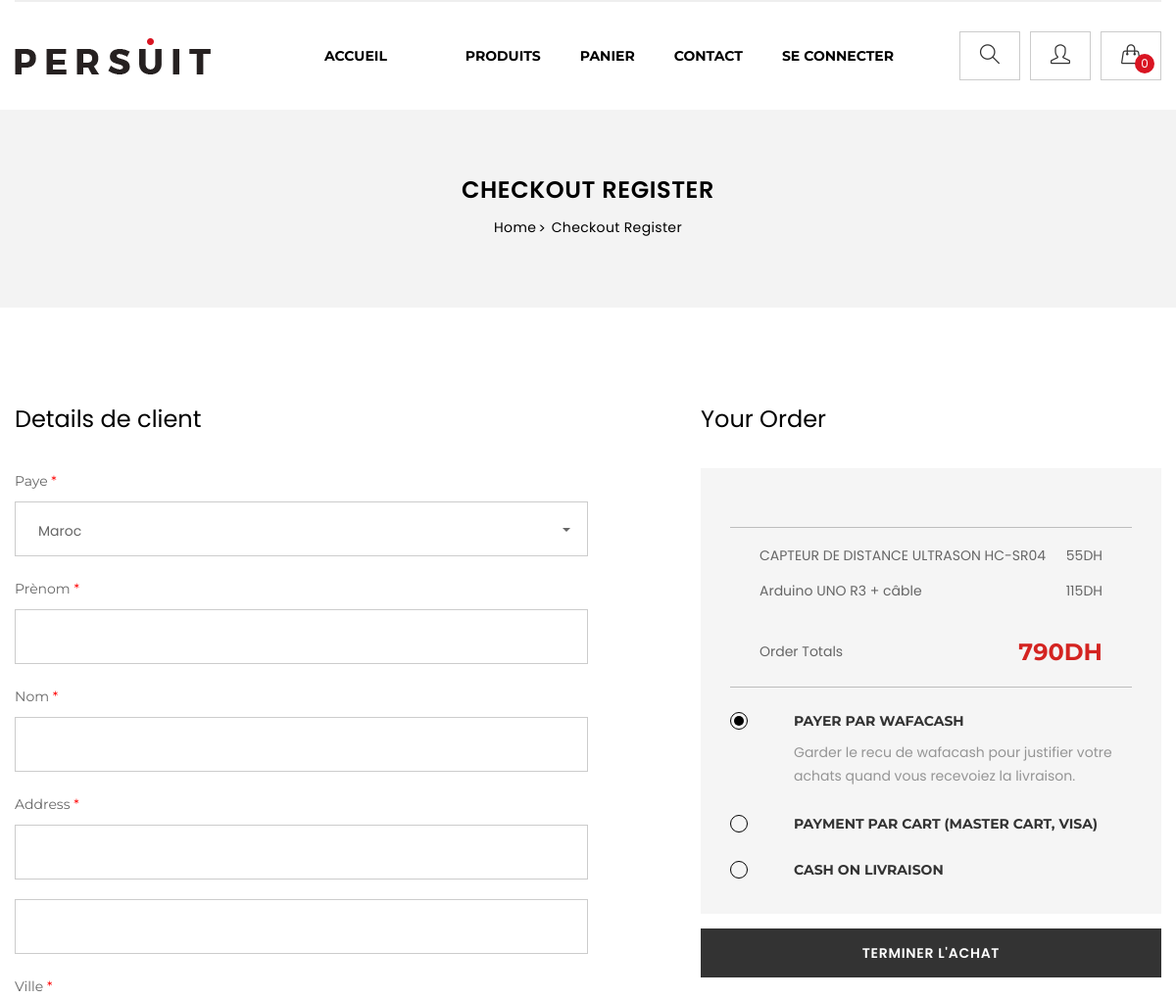
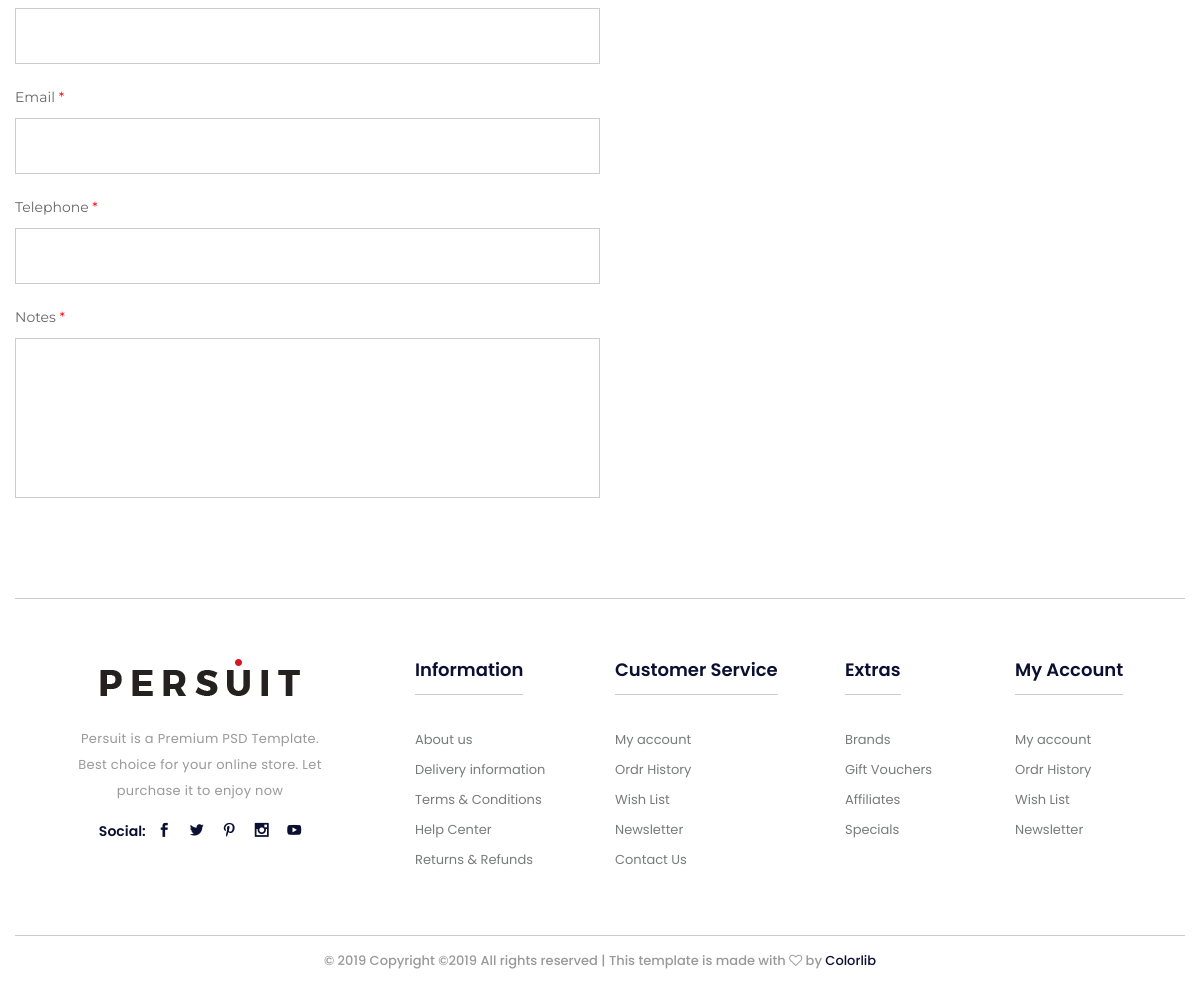
Screenshot of /front-end/register.php (signed in) with the database file from the repository (2 pictures, top to bottom).
### tables this page shows
CREATE TABLE `wishlist` (
  `id_wish_list` int(11) NOT NULL,
  `id_client` int(11) DEFAULT NULL,
  `id_product` int(11) DEFAULT NULL,
  `quantity` int(11) NOT NULL DEFAULT '1'
);

CREATE TABLE `product` (
  `id_product` int(11) NOT NULL,
  `brand` varchar(50) DEFAULT NULL,
  `caracteristique` varchar(200) DEFAULT NULL,
  `created_at` datetime DEFAULT NULL,
  `description` varchar(200) DEFAULT NULL,
  `image` varchar(100) DEFAULT NULL,
  `is_active` tinyint(1) DEFAULT NULL,
  `meta_description` varchar(500) DEFAULT NULL,
  `meta_keywords` varchar(200) DEFAULT NULL,
  `name_product` varchar(50) DEFAULT NULL,
  `old_price` decimal(65,0) DEFAULT NULL,
  `price` decimal(65,0) DEFAULT NULL,
  `quantity` int(20) DEFAULT NULL,
  `sku` varchar(50) DEFAULT NULL,
  `slug` varchar(50) DEFAULT NULL,
  `updated_at` datetime DEFAULT NULL,
  `id_category` int(11) DEFAULT NULL,
  `id_sous_category` int(11) DEFAULT NULL
);

### front-end/register.php (the view, shortened to what this page needs)
<!DOCTYPE html>
<html lang="en">
    <head>
        <link href="css/font-awesome.min.css" rel="stylesheet">
        <link href="vendors/line-icon/css/simple-line-icons.css" rel="stylesheet">
        <link href="vendors/elegant-icon/style.css" rel="stylesheet">
        <link href="css/bootstrap.min.css" rel="stylesheet">
        <link href="vendors/revolution/css/settings.css" rel="stylesheet">
        <link href="vendors/revolution/css/layers.css" rel="stylesheet">
        <link href="vendors/revolution/css/navigation.css" rel="stylesheet">
        <link href="vendors/owl-carousel/owl.carousel.min.css" rel="stylesheet">
        <link href="vendors/bootstrap-selector/css/bootstrap-select.min.css" rel="stylesheet">
        <link href="vendors/jquery-ui/jquery-ui.css" rel="stylesheet">
        <link href="css/style.css" rel="stylesheet">
        <link href="css/responsive.css" rel="stylesheet">
    </head>
    <body>
    <?php
    include 'header.php';
    ?>
        <section class="solid_banner_area">
            <div class="container">
                <div class="solid_banner_inner">
                    <h3>checkout register</h3>
                    <ul>
                        <li><a href="#">Home</a></li>
                        <li><a href="checkout.php">Checkout Register</a></li>
                    </ul>
                </div>
            </div>
        </section>
        <section class="register_area p_100">
            <div class="container">
                <div class="register_inner">
                    <div class="row">
                        <div class="col-lg-7">
                            <div class="billing_details">
                                <h2 class="reg_title">Details de client</h2>
                                <form class="billing_inner row">
                                    <div class="col-lg-12">
                                        <div class="form-group">
                                            <label for="cun">Paye <span>*</span></label>
                                            <select class="selectpicker" id="cun">
                                                <option>Maroc</option>
                                            </select>
                                        </div>
                                    </div>
                                    <div class="col-lg-12">
                                        <div class="form-group">
                                            <label for="name">Prènom <span>*</span></label>
                                            <input type="text" class="form-control" id="name" aria-describedby="name" placeholder="">
                                        </div>
                                    </div>
                                    <div class="col-lg-12">
                                        <div class="form-group">
                                            <label for="last">Nom <span>*</span></label>
                                            <input type="text" class="form-control" id="last" aria-describedby="last">
                                        </div>
                                    </div>
                                    <div class="col-lg-12">
                                        <div class="form-group">
                                            <label for="address">Address <span>*</span></label>
                                            <input type="text" class="form-control" id="address" aria-describedby="address">
                                            <input type="text" class="form-control" id="address2" aria-describedby="address">
                                        </div>
                                    </div>
                                    <div class="col-lg-12">
                                        <div class="form-group">
                                            <label for="ctown">Ville <span>*</span></label>
                                            <input type="text" class="form-control" id="city" aria-describedby="city">
                                        </div>
                                    </div>
                                    <div class="col-lg-12">
                                        <div class="form-group">
                                            <label for="email">Email <span>*</span></label>
                                            <input type="email" class="form-control" id="email" aria-describedby="email">
                                        </div>
                                    </div>
                                    <div class="col-lg-12">
                                        <div class="form-group">
                                            <label for="phone">Telephone <span>*</span></label>
                                            <input type="text" class="form-control" id="phone" aria-describedby="phone">
                                        </div>
                                    </div>
                                    <div class="col-lg-12">
                                        <div class="form-group">
                                            <label for="order">Notes <span>*</span></label>
                                            <textarea class="form-control" id="order" rows="3"></textarea>
                                        </div>
                                    </div>
                                </form>
                            </div>
                        </div>
                        <div class="col-lg-5">
                            <div class="order_box_price">
                                <h2 class="reg_title">Your Order</h2>
                                <div class="payment_list">
                                    <div class="price_single_cost">
                                        <?php
                                    require_once('connection.php');
                                            $sql = "SELECT *, wishlist.quantity*price as tt, wishlist.quantity as qq, sum(wishlist.quantity*price) as sum_tt, wishlist.id_product as id_prod  FROM wishlist join product on (wishlist.id_product = product.id_product) where id_client={$_SESSION['idUser']} group by wishlist.id_product";
                                              $result = mysqli_query($conn, $sql);
                                              while ($row = $result->fetch_assoc()):
                                            ?>
                                        <h5><?php echo $row["name_product"];?> <span><?php echo $row["price"];?>DH</span></h5>
                            <?php endwhile;?>
                                        <?php
                                $sqlt = "SELECT sum(wishlist.quantity*price) as sum_tt FROM wishlist join product on (wishlist.id_product = product.id_product) where id_client={$_SESSION['idUser']};";
                                $resultt = mysqli_query($conn, $sqlt);
                                $rowt = $resultt->fetch_assoc();
                                $sum_tt = $rowt["sum_tt"];?>
                                        <h3><span class="normal_text">Order Totals</span> <span><?php echo $sum_tt;?>DH</span></h3>
                                    </div>
                                    <div id="accordion" role="tablist" class="price_method">
                                        <div class="card">
                                            <div class="card-header" role="tab" id="headingOne">
                                                <h5 class="mb-0">
                                                    <a data-toggle="collapse" href="#collapseOne" role="button" aria-expanded="true" aria-controls="collapseOne">
                                                    Payer par WAFACASH
                                                    </a>
                                                </h5>
                                            </div>
                                            <div id="collapseOne" class="collapse show" role="tabpanel" aria-labelledby="headingOne" data-parent="#accordion">
                                                <div class="card-body">
                                                    Garder le recu de wafacash pour justifier votre achats quand vous recevoiez la livraison.
                                                </div>
                                            </div>
                                        </div>
                                        <div class="card">
                                            <div class="card-header" role="tab" id="headingTwo">
                                                <h5 class="mb-0">
                                                    <a class="collapsed" data-toggle="collapse" href="#collapseTwo" role="button" aria-expanded="false" aria-controls="collapseTwo">
                                                    Payment par cart (master cart, visa)
                                                    </a>
                                                </h5>
                                            </div>
                                        </div>
                                        <div class="card">
                                            <div class="card-header" role="tab" id="headingThree">
                                                <h5 class="mb-0">
                                                    <a class="collapsed" data-toggle="collapse" href="#collapseThree" role="button" aria-expanded="false" aria-controls="collapseThree">
                                                    cash on livraison
                                                    </a>
                                                </h5>
                                            </div>
                                        </div>
                                    </div>
                                </div>
                                <button type="submit" value="submit" class="btn subs_btn form-control">terminer l'achat</button>
                            </div>
                        </div>
                    </div>
                </div>
            </div>
        </section>
    <?php
    include 'footer.php';
    ?>
    </body>
</html>

### rows the page displays
wishlist: id_product.name_product "CAPTEUR DE DISTANCE ULTRASON HC-SR04", id_product.price "55"
wishlist: id_product.name_product "Arduino UNO R3 + câble", id_product.price "115"

### other values shown
$sum_tt "790"
